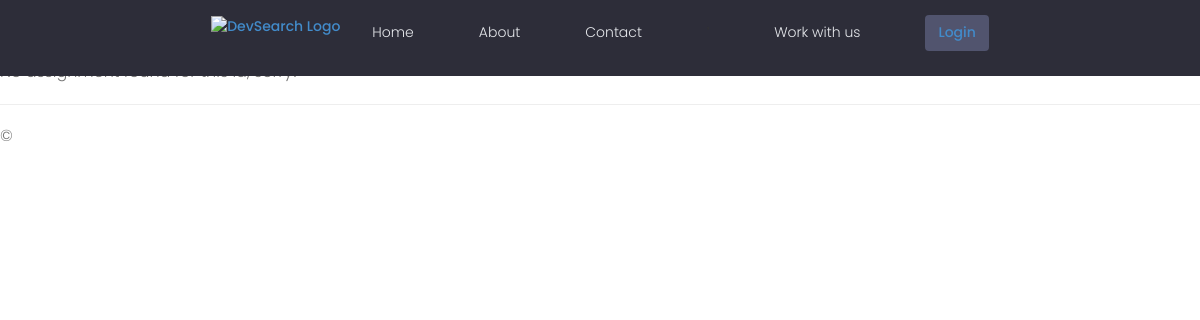
/assignment/0fb9f6ac-6b0c-4d87-888c-da68853fc390, run on an earlier commit of the app's database.
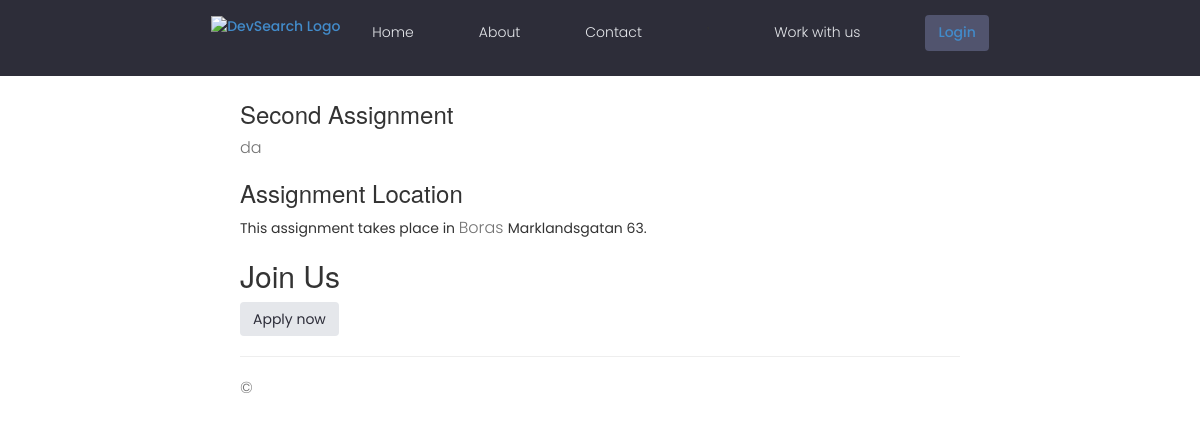
And on a later commit of the database.
### assignment/models.py (models this page shows, shortened)
class Assignment(models.Model):
    host = models.ForeignKey(User,on_delete=models.SET_NULL,blank=True, null=True)
    tags = models.ManyToManyField(Tag,blank=True)
    title = models.CharField(max_length=200)
    featured_picture = models.ImageField(null=True,blank=True , default = "project.jpg")
    description = models.TextField()
    location = models.ForeignKey(Location, on_delete=models.CASCADE)
    applicant = models.ManyToManyField(Applicant,blank=True)
    updated = models.DateTimeField(auto_now=True)
    created = models.DateTimeField(auto_now_add=True)
    id = models.UUIDField(default=uuid.uuid4,unique=True,primary_key=True,editable=False)

class Location(models.Model):
    name = models.CharField(max_length=200)
    adress = models.CharField(max_length=300)

### assignment/views.py (the view)
# urls.py: path('assignment/<str:pk>', views.assignment_details, name='assignment-details'),
def assignment_details(request, pk):
    view_all_applicants=True
    context= {'view_applicants':view_all_applicants}
    try:
          assignment= Assignment.objects.get(id=pk)
          return render(request, 'assignment/assignment-details.html',
                         {    'assignment_found': True,
                              'assignment': assignment ,
                          'view_applicants':view_all_applicants}
                          )
    except Exception as exc:
         print(exc)
         return render(request, 'assignment/assignment-details.html',
                  { 'assignment_found': False
                   })

### assignment/templates/assignment/assignment-details.html (shortened to what this page needs)
{% extends "MainPages/layout.html" %}
{% load static %}
{% block content %}
{% if assignment_found %}
<div class="home-container">
<div>
</div>
  <div class=>
  <article>
    <section id="details">
      <h3>{{ assignment.title }}</h3>
      <p>{{ assignment.description }}</p>
    </section>
    <section id="location">
      <h3>Assignment Location</h3>
      <address>This assignment takes place in <span>{{ assignment.location.name }} </span>  {{ assignment.location.adress }}. </address>
    </section>
      {% if request.user.is_staff %}
      <button id="toggleBtn" onclick="toggle()">Show Applicants</button>
  <div id="Applicants" style="display:none">
    <section >
      {% for applicant in assignment.applicant.all%}
      <li>{{ applicant }}</li>
      {% endfor %}
    </section>
  </div>
  <script>
  function toggle() {
    var applicants = document.getElementById("Applicants")
    var toggleBtn = document.getElementById('toggleBtn');
    if (applicants.style.display === "none") {
      applicants.style.display = "block";
      toggleBtn.innerHTML = 'Hide Applicants'
    } else {
      applicants.style.display = "none";
      toggleBtn.innerHTML = 'Show Applicants'
    }
  }
  </script>
      {% else %}
    <section id="registration">
      <h2>Join Us</h2>
       <form action=" {% url 'assignment-details' assignment.id %} " method="POST">
          <div class="assignment-actions">
             <a href="{% url 'applicant-form' assignment.id %}" class="btn">Apply now</a>
          </div>
       </form>
    </section>
    {% endif %}
  </article>
  {% else %}
  <p>No assignment found for this id, sorry!</p>
  {% endif %}
  {% endblock %}

What changed in the data, as far as the page shows it:
added Assignment: title "Second Assignment", description "da", location.name "Boras", location.adress "Marklandsgatan 63"
Also different on the page:
text now shown: "Assignment Location This assignment takes place in . Join Us Apply now"
